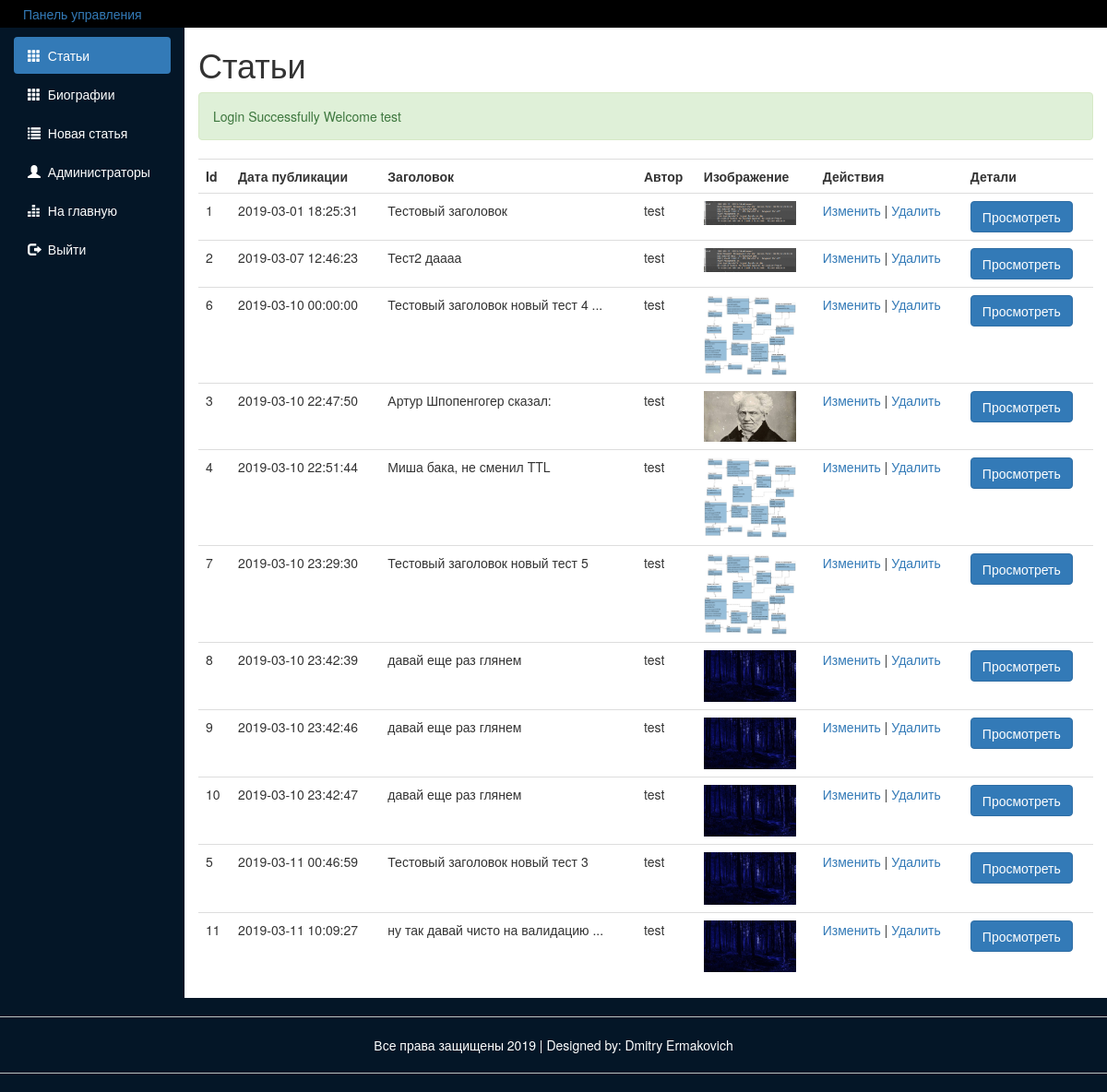
Page /src/public_routes/Dashboard (signed in) on the earlier database version.
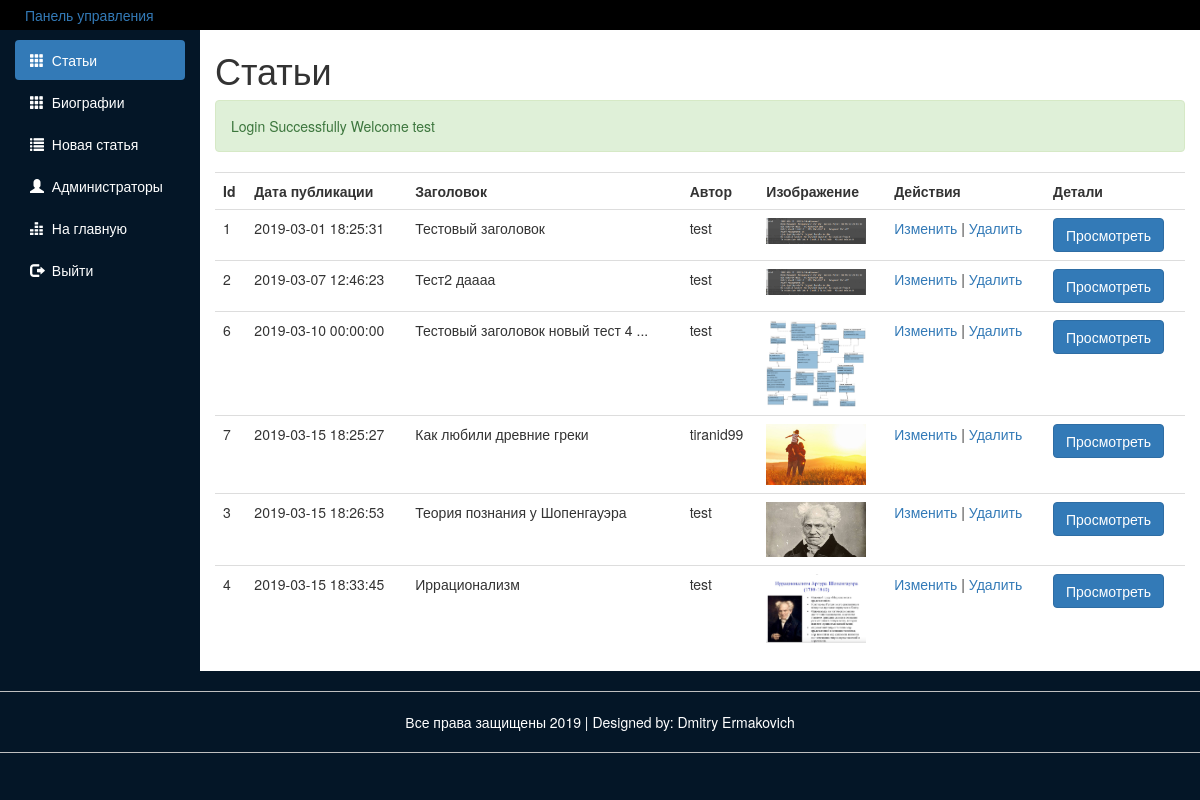
Same page on the later database version.
### src/Include/dbFunctions.php (called while the page is built, shortened)
<?php
require_once 'DatabaseLoad.php';
function doSQLQuery($query)
{
  global $con2;
  try {
    $exec = mysqli_query($con2, $query) or die(mysqli_error($con2));
    if ($exec) {
      return $exec;
    }
  } catch (Exception $e) {
    echo $e->getMessage();
  }
  return false;
}
function execQueryToArray($query)
{
  global $con2;
  $exec = doSQLQuery($query) or die(mysqli_error($con2));
  if ($exec) {
    $arr = [];
    if (mysqli_num_rows($exec) > 0) {
      while ($post = mysqli_fetch_assoc($exec)) {
        array_push($arr, $post);
      }
    }
    return $arr;
  }
  return null;
}
function getUserById($id)
{
  $query = "SELECT * FROM Пользователи WHERE id = $id";
  $resultArray = execQueryToArray($query);
  $author = $resultArray[0];
  return $author;
}

### src/public_routes/Dashboard/index.php (called while the page is built)
<?php require_once('Dashboard.php') ?>

### src/utils/dashboard_c.php (the view, shortened to what this page needs)
<?php
function fillArticleTable()
{
  $sql = "SELECT * FROM Статьи ORDER BY дата_публикации";
  $exec = doSQLQuery($sql);
  if (mysqli_num_rows($exec) < 1) {
    ?>
    <p class="lead">У вас 0 постов в данный момент</p>
    <a href="NewPost.php"><button class="btn btn-info">Добавить пост</button></a>
    <?php
  } else {?>
      <table class="table table-hover">
        <tr>
          <th>Id</th>
          <th>Дата публикации</th>
          <th>Заголовок</th>
          <th>Автор</th>
          <th>Изображение</th>
          <th>Действия</th>
          <th>Детали</th>
        </tr>
        <?php
    while ($post = mysqli_fetch_assoc($exec)) {
      $post_id = $post['id'];
      $post_date = $post['дата_публикации'];
      $post_title = $post['заголовок'];
      $authorId = $post['автор'];
      $author = getUserById($authorId)['никнейм'];
      $image = $post['изображение'];
      ?>
      <tr>
        <td><?php echo $post_id; ?></td>
        <td><?php echo $post_date; ?></td>
        <td><?php
      if (mb_strlen($post_title) > 32) {
        echo mb_substr($post_title, 0, 32, "utf-8") . '...';
      } else {
        echo $post_title;
      }
      $t = time();
      ?></td>
        <td><?php echo $author; ?></td>
        <td>
          <?php echo "<img class='img-responsive' src='../Upload/Image/$image?m=$t' width='100px' height='150px'>"; ?>
        </td>
        <td>
          <?php echo "<a href='editpost.php?post_id=$post_id'>Изменить</a> | <a href='deletepost.php?delete_post_id=$post_id'>Удалить</a>"; ?>
        </td>
        <td><a href="/Post.php?id=<?php echo $post_id; ?>"><button class="btn btn-primary">Просмотреть</button></a></td>
      </tr>
      <?php
    }
  }
}
?>

Differences in the rows shown:
removed статьи: id "8", дата_публикации "2019-03-10 23:42:39", заголовок "давай еще раз глянем", автор.никнейм "test", изображение (placeholder picture)
removed статьи: id "9", дата_публикации "2019-03-10 23:42:46", заголовок "давай еще раз глянем", автор.никнейм "test", изображение (placeholder picture)
removed статьи: id "10", дата_публикации "2019-03-10 23:42:47", заголовок "давай еще раз глянем", автор.никнейм "test", изображение (placeholder picture)
removed статьи: id "5", дата_публикации "2019-03-11 00:46:59", заголовок "Тестовый заголовок новый тест 3", автор.никнейм "test", изображение (placeholder picture)
removed статьи: id "11", дата_публикации "2019-03-11 10:09:27", заголовок "ну так давай чисто на валидацию", автор.никнейм "test", изображение (placeholder picture)
changed статьи id 7: дата_публикации "2019-03-10 23:29:30" → "2019-03-15 18:25:27"; заголовок "Тестовый заголовок новый тест 5" → "Как любили древние греки"; автор.никнейм "test" → "tiranid99"; изображение: a different picture; moves up the list
changed статьи id 3: дата_публикации "2019-03-10 22:47:50" → "2019-03-15 18:26:53"; заголовок "Артур Шпопенгогер сказал:" → "Теория познания у Шопенгауэра"
changed статьи id 4: дата_публикации "2019-03-10 22:51:44" → "2019-03-15 18:33:45"; заголовок "Миша бака, не сменил TTL" → "Иррационализм"; изображение: a different picture
